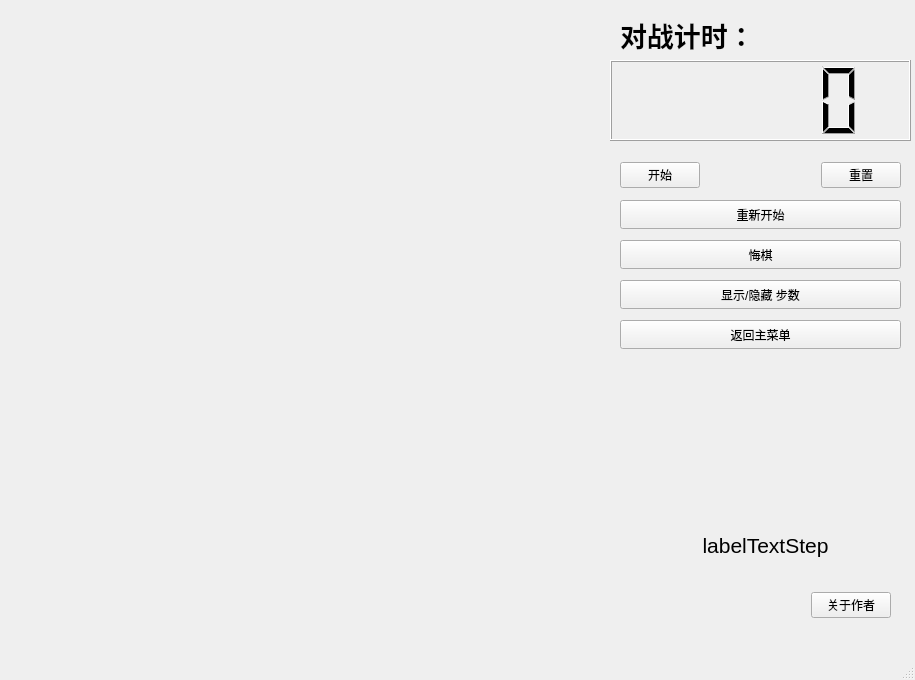
<?xml version="1.0" encoding="UTF-8"?>
<ui version="4.0">
 <class>ChessBoard</class>
 <widget class="QMainWindow" name="ChessBoard">
  <property name="geometry">
   <rect>
    <x>0</x>
    <y>0</y>
    <width>915</width>
    <height>680</height>
   </rect>
  </property>
  <property name="windowTitle">
   <string>ChessBoard</string>
  </property>
  <widget class="QWidget" name="centralwidget">
   <widget class="QWidget" name="verticalWidget" native="true">
    <property name="geometry">
     <rect>
      <x>610</x>
      <y>0</y>
      <width>311</width>
      <height>631</height>
     </rect>
    </property>
    <property name="styleSheet">
     <string notr="true">#verticalWidget{
border-image:url(:/resources/images/b.jpg);}</string>
    </property>
    <widget class="QLabel" name="label_2">
     <property name="geometry">
      <rect>
       <x>10</x>
       <y>0</y>
       <width>291</width>
       <height>71</height>
      </rect>
     </property>
     <property name="text">
      <string>&lt;html&gt;&lt;head/&gt;&lt;body&gt;&lt;p&gt;&lt;span style=&quot; font-size:20pt; font-weight:700;&quot;&gt;对战计时：&lt;/span&gt;&lt;/p&gt;&lt;/body&gt;&lt;/html&gt;</string>
     </property>
     <property name="textFormat">
      <enum>Qt::AutoText</enum>
     </property>
    </widget>
    <widget class="QLCDNumber" name="lcdNumber">
     <property name="geometry">
      <rect>
       <x>0</x>
       <y>60</y>
       <width>301</width>
       <height>81</height>
      </rect>
     </property>
    </widget>
    <widget class="QPushButton" name="Btn_restart">
     <property name="geometry">
      <rect>
       <x>10</x>
       <y>200</y>
       <width>281</width>
       <height>29</height>
      </rect>
     </property>
     <property name="text">
      <string>重新开始</string>
     </property>
    </widget>
    <widget class="QPushButton" name="Btn_back">
     <property name="geometry">
      <rect>
       <x>10</x>
       <y>240</y>
       <width>281</width>
       <height>29</height>
      </rect>
     </property>
     <property name="text">
      <string>悔棋</string>
     </property>
    </widget>
    <widget class="QPushButton" name="Btn_showstep">
     <property name="geometry">
      <rect>
       <x>10</x>
       <y>280</y>
       <width>281</width>
       <height>29</height>
      </rect>
     </property>
     <property name="text">
      <string>显示/隐藏 步数</string>
     </property>
    </widget>
    <widget class="QPushButton" name="Btn_showmenu">
     <property name="geometry">
      <rect>
       <x>10</x>
       <y>320</y>
       <width>281</width>
       <height>29</height>
      </rect>
     </property>
     <property name="text">
      <string>返回主菜单</string>
     </property>
    </widget>
    <widget class="QLabel" name="label_3">
     <property name="geometry">
      <rect>
       <x>10</x>
       <y>520</y>
       <width>291</width>
       <height>51</height>
      </rect>
     </property>
     <property name="text">
      <string>&lt;html&gt;&lt;head/&gt;&lt;body&gt;&lt;p align=&quot;center&quot;&gt;&lt;span style=&quot; font-size:16pt;&quot;&gt;labelTextStep&lt;/span&gt;&lt;/p&gt;&lt;/body&gt;&lt;/html&gt;</string>
     </property>
    </widget>
    <widget class="QWidget" name="layoutWidget">
     <property name="geometry">
      <rect>
       <x>10</x>
       <y>160</y>
       <width>281</width>
       <height>31</height>
      </rect>
     </property>
     <layout class="QHBoxLayout" name="horizontalLayout">
      <item>
       <widget class="QPushButton" name="Btn_start">
        <property name="text">
         <string>开始</string>
        </property>
       </widget>
      </item>
      <item>
       <spacer name="horizontalSpacer">
        <property name="orientation">
         <enum>Qt::Horizontal</enum>
        </property>
        <property name="sizeHint" stdset="0">
         <size>
          <width>40</width>
          <height>20</height>
         </size>
        </property>
       </spacer>
      </item>
      <item>
       <widget class="QPushButton" name="Btn_reset">
        <property name="text">
         <string>重置</string>
        </property>
       </widget>
      </item>
     </layout>
    </widget>
    <widget class="QWidget" name="layoutWidget1">
     <property name="geometry">
      <rect>
       <x>20</x>
       <y>590</y>
       <width>261</width>
       <height>31</height>
      </rect>
     </property>
     <layout class="QHBoxLayout" name="horizontalLayout_2">
      <item>
       <spacer name="horizontalSpacer_2">
        <property name="orientation">
         <enum>Qt::Horizontal</enum>
        </property>
        <property name="sizeHint" stdset="0">
         <size>
          <width>40</width>
          <height>20</height>
         </size>
        </property>
       </spacer>
      </item>
      <item>
       <widget class="QPushButton" name="Btn_about">
        <property name="text">
         <string>关于作者</string>
        </property>
       </widget>
      </item>
     </layout>
    </widget>
   </widget>
   <widget class="QLabel" name="label">
    <property name="geometry">
     <rect>
      <x>0</x>
      <y>0</y>
      <width>611</width>
      <height>651</height>
     </rect>
    </property>
    <property name="text">
     <string/>
    </property>
   </widget>
  </widget>
  <widget class="QMenuBar" name="menubar">
   <property name="geometry">
    <rect>
     <x>0</x>
     <y>0</y>
     <width>915</width>
     <height>26</height>
    </rect>
   </property>
  </widget>
  <widget class="QStatusBar" name="statusbar"/>
 </widget>
 <resources/>
 <connections/>
</ui>
